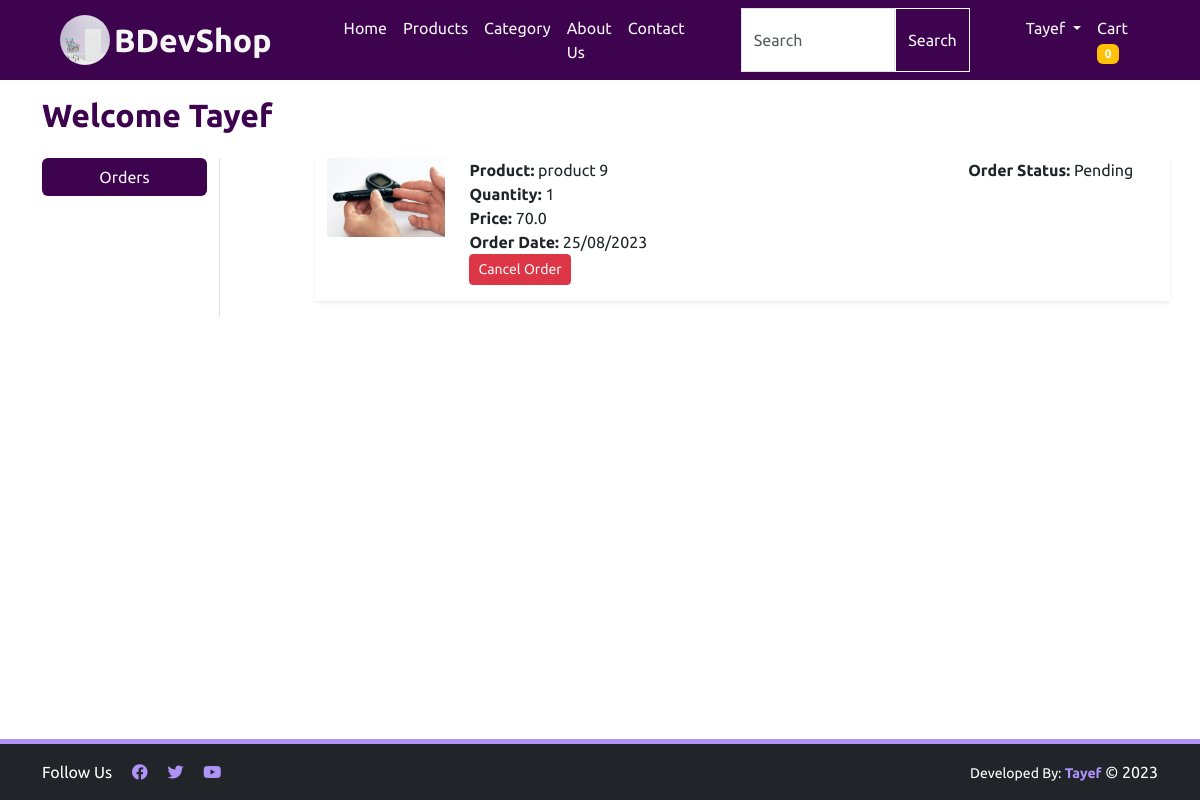
Page /orders/ (signed in) on the committed database.
### ecomapp/models.py (models this page shows, shortened)
class OrderPlaced(models.Model):
    customer = models.ForeignKey(Customer, on_delete=models.CASCADE)
    product = models.ForeignKey(Product, on_delete=models.CASCADE)
    quantity = models.PositiveIntegerField()
    order_date = models.DateTimeField(auto_now=True)
    status = models.CharField(default='Pending', choices=STATUS, max_length=100)
    @property
    def total_cost(self):
        if self.product.discounted_price is None:
            return self.quantity * self.product.selling_price
        else:
            return self.quantity * self.product.discounted_price

class Product(models.Model):
    title = models.CharField(max_length=100)
    selling_price = models.FloatField()
    discounted_price = models.FloatField(null=True, blank=True)
    description = models.TextField()
    brand = models.CharField(max_length=100, null=True, blank=True, default='No Brand')
    category = models.ForeignKey(Category, on_delete=models.CASCADE)
    image = models.ImageField(upload_to='product')

### ecomapp/views.py (the view)
# urls.py: path('orders/', orders, name='orders'),
@login_required
def orders(request):
    customer = Customer.objects.get(user=request.user)
    op = OrderPlaced.objects.filter(customer=customer).order_by('-id')
    return render(request, 'ecomapp/orders.html', {'order_placed': op})

### ecomapp/context_processors.py (called while the page is built)
def cart_count(request):
    if request.user.is_authenticated:
        cart_count = Cart.objects.filter(user=request.user).count()
    else:
        cart_count = 0
    return {'cart_count': cart_count}

### ecomapp/templates/ecomapp/orders.html (shortened to what this page needs)
{% extends 'ecomapp/base.html' %}
{% block content %}
<div class="container pt-5 mt-5">
    <div class="row">
        <h2 class="mb-4">Welcome <span class="text-capitalize">{{request.user}}</span></h2>
        <div class="col-sm-2 border-end">
            <ul class="list-unstyled">
                <li class="d-grid"><a href="{% url 'orders' %}" class="btn mybtn">Orders</a></li>
            </ul>
        </div>
        <div class="col-sm-9 offset-sm-1">
            {% for op in order_placed %}
            <div class="row shadow-sm mb-3">
                <div class="col-sm-2">
                    <img src="{{op.product.image.url}}" class="img-fluid" height="150" width="150" alt="">
                </div>
                <div class="col-sm-7">
                    <p><b>Product:</b> {{op.product.title}}<br>
                        <b>Quantity:</b> {{op.quantity}}<br>
                        <b>Price:</b> {{op.total_cost}}<br>
                        <b>Order Date:</b> {{op.order_date|date:"d/m/Y"}}
                        {% if op.status == "Pending"  or op.status == 'Packed' or op.status == 'Accepted' %}
                        <br>
                        <a href="{% url 'cancelorder' op.id %}" onclick="if(!confirm('Are Yor Sure?')){return false;}"
                            class="btn btn-danger btn-sm" style="color: whitesmoke;">Cancel Order</a>
                        {% endif %}
                    </p>
                </div>
                <div class="col-sm-3">
                    <p><b>Order Status:</b> {{op.status}}</p>
                </div>
            </div>
            {% endfor %}
        </div>
    </div>
</div>
{% endblock content %}

### ecomapp/templates/ecomapp/base.html (shortened to what this page needs)
<!doctype html>
{% load static %}
<html lang="en">
    <head>
        <link rel="stylesheet" href="{% static 'ecomapp/css/bootstrap.min.css' %}">
        <link rel="stylesheet" href="https://use.fontawesome.com/releases/v5.15.4/css/all.css"
 />
        <link rel="stylesheet" href="{% static 'ecomapp/css/style.css' %}">
    </head>
    <body>
        <nav class="navbar navbar-expand-lg fixed-top">
            <div class="container-fluid">
                <a href="{% url 'home' %}"><img src="{% static 'ecomapp/images/pexels-karolina-grabowska-5632402.jpg' %}" height="50px" width="50px" alt="" class="ms-5 me-1" style="margin-top: 0px; border-radius: 50%;"></a>
                <a class="navbar-brand" href="{% url 'home' %}">BDevShop</a>
                <div class="collapse navbar-collapse" id="navbarTogglerDemo02">
                    <ul class="navbar-nav mb-2 mb-lg-0 ps-5">
                        <li class="nav-item">
                            <a class="nav-link" aria-current="page" href="{% url 'home' %}">Home</a>
                        </li>
                        <li class="nav-item">
                            <a class="nav-link" aria-current="page" href="{% url 'latest' %}">Products</a>
                        </li>
                        <li class="nav-item">
                            <a class="nav-link" aria-current="page" href="{% url 'category' %}">Category</a>
                        </li>
                        <li class="nav-item">
                            <a class="nav-link" href="{% url 'aboutus' %}">About Us</a>
                        </li>
                        <li class="nav-item">
                            <a class="nav-link" href="{% url 'contact' %}">Contact</a>
                        </li>
                    </ul>
                    <ul class="navbar-nav mb-2 ps-5 mb-lg-0 ms-auto pe-5">
                        <form class="d-flex" role="search" method="POST" action="{% url 'search' %}">
                            <input class="form-control" style="border-radius: 0%;" type="search" placeholder="Search"
                                aria-label="Search" name="query" required>
                            <input class="btn mybtn me-5" style="border-color: white; border-radius: 0%;" type="submit"
                                value="Search">
                        </form>
                        {% if request.user.is_authenticated %}
                        <li class="nav-item dropdown">
                            <a class="nav-link dropdown-toggle" href="#" role="button" data-bs-toggle="dropdown"
                                aria-expanded="false">
                                {{request.user.username}}
                            </a>
                        </li>
                        <li class="nav-item">
                            <a class="nav-link" href="{% url 'showcart' %}">Cart <span
                                    class="badge bg-warning">{{ cart_count }}</span></a>
                        </li>
                        {% endif %}
                    </ul>
                </div>
            </div>
        </nav>
        {% block content %}
        {% endblock content %}
        <footer class="container-fluid bg-dark text-white">
            <div class="container">
                <div class="row py-3">
                    <div class="col-md-6">
                        <span>Follow Us</span>
                        <a href="#" class="ps-3"><i class="fab fa-facebook"></i></a>
                        <a href="#" class="ps-3"><i class="fab fa-twitter"></i></a>
                        <a href="#" class="ps-3"><i class="fab fa-youtube"></i></a>
                    </div>
                    <div class="col-md-6 text-end">
                        <small>Developed By: <a href="#">Tayef</a></small> &copy; 2023
                    </div>
                </div>
            </div>
        </footer>
    </body>
</html>

### ecomapp/static/ecomapp/css/style.css (style rules this page uses)
body { font-family: 'Ubuntu', sans-serif; min-height: 100vh; display: flex; flex-direction: column; }
.navbar { background-color: rgb(61, 3, 78); }
.mybtn, .mybtn:hover, .mybtn:focus, .mybtn:active, .mybtn:visited { background-color: rgb(61, 3, 78) !important; color: whitesmoke !important; }
a, a:visited { color: rgb(61, 3, 78); font-weight: bold; }
h2 { color: rgb(61, 3, 78); font-weight: bold; }
.nav-link, .navbar-brand:visited, .nav-link:visited { color: whitesmoke !important; }
.navbar-brand { color: whitesmoke; font-size: 2em; font-weight: bold; }
a { text-decoration: none; }
footer { margin-top: auto; border-top: 5px solid rgb(174, 148, 247); }
div > a > i, div > small > a { color: rgb(174, 148, 247) !important; }

### rows in the picture
OrderPlaced: product.image (picture), product "product 9", quantity "1", total_cost "70.0", order_date "25/08/2023", shows "Cancel Order", status "Pending"

### other values in the picture
{{ request.user.username }} "Tayef"
{{ cart_count }} "0"
{{ request.user }} "Tayef"
